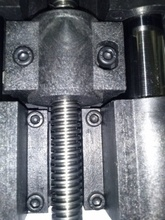
%> input picture aula_03/hough_1.jpg, 165 x 220 px, shrunk from 900 x 1200 before the run
$ octave Lista_8_1b.m   (GNU Octave 9; MATLAB toolbox functions it lacks are replaced by stand-ins)
%> lines starting %> are read from the running program, lines starting %| are printed output that depends on the picture
% Execicio 1 lista 8


clear;
clc;

imagem = imread('hough_1.jpg');
%> imagem is the input picture: size 220x165x3 uint8; mean R, G, B 109.9, 113, 119.6

imag = imagem;
[linA,colA] = size(imagem);
%> linA = 220; colA = 495
limiar=100;

for z=1:linA
    for x=1:colA
        if imag(z,x)>=limiar
           imag(z,x)=255;
        else
        imag(z,x)=255;
        end
   end
end
%> imag: size 220x165x3 uint8; every value is 255


imagem_original = imagem;
imagem_reta_horizontal = imag;
[nl,nc,cor] = size(imag);
%> nl = 220; nc = 165; cor = 3
H(4*nl,180) =  zeros();
%> H: size 880x180 double; every value is 0

for i=1:1:nl
    for j=1:1:nc

        if imagem(i,j) == 0

            for teta=-89:1:90
                rho = (j*cosd(teta) + i*sind(teta));
                H (round(rho)+nl*2,teta+90) = (H(round(rho)+nl*2,teta+90)+1);

            end
        end
     end
end
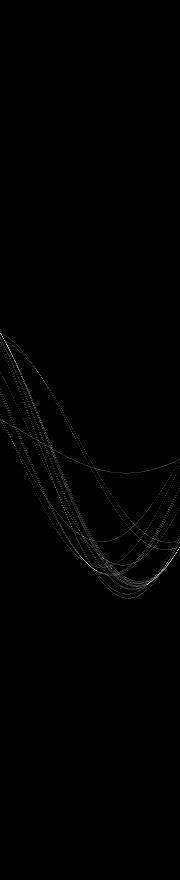
%> H: size 880x180 double; min 0, max 7, mean 0.0227; drawn with min black and max white
%> after the loop, rho = 108

[Hnl,Hnc] = size(H);
%> Hnl = 880; Hnc = 180

%%%%%%%%% DESENHA RETA NA IMAGEM ORIGINAL

%> (the run ends here)
